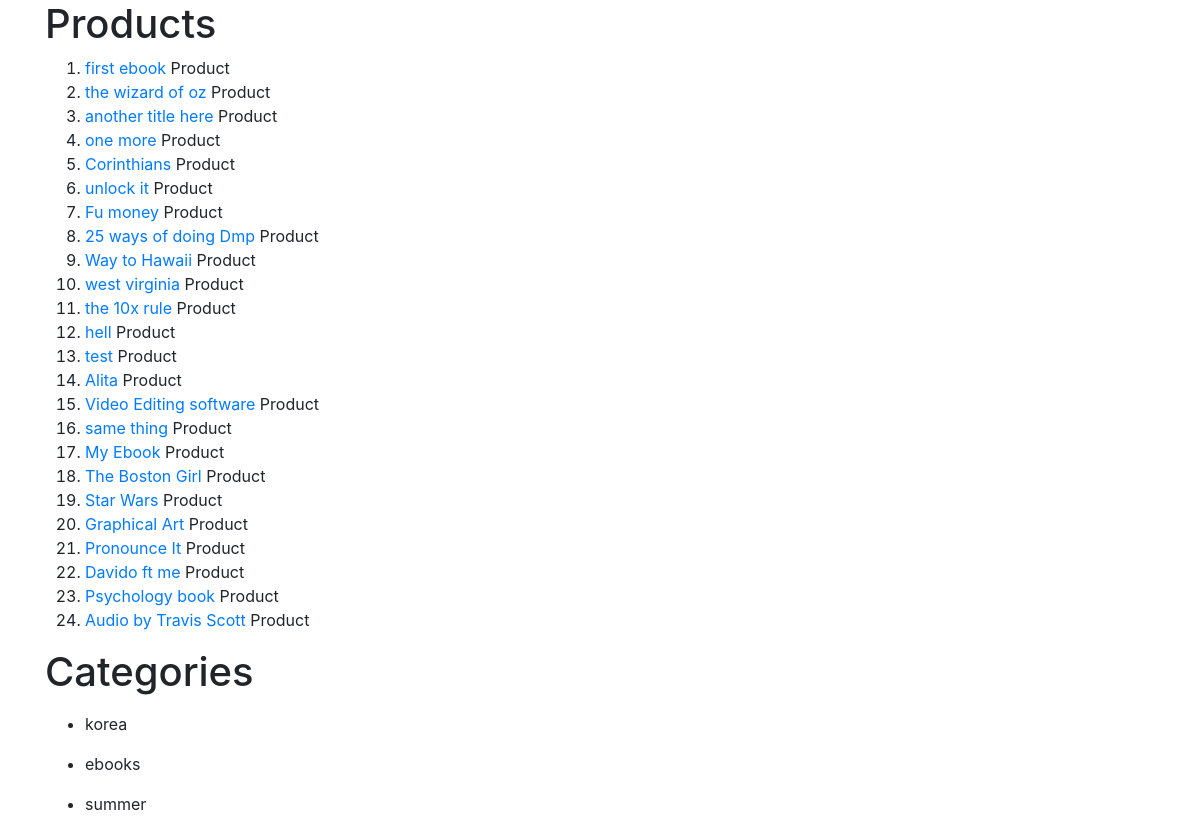
The app's page /products/search/ with its own data.
### products/models.py (models this page shows, shortened)
class Product(models.Model):
    seller = models.ForeignKey(SellerAccount,on_delete=models.CASCADE)
    name = models.CharField(max_length=120)
    description = models.CharField(max_length=500,null=True,blank=True)
    download = models.FileField(upload_to=download_loc,storage=FileSystemStorage(location=protected_loc),null=True,blank=True)
    price = models.DecimalField(max_digits=60,decimal_places=2)
    sale_price = models.DecimalField(max_digits=60,decimal_places=2,null=True,blank=True)
    slug= models.SlugField()
    timestamp = models.DateTimeField(auto_now_add=True,auto_now=False)
    updated = models.DateTimeField(auto_now_add=False,auto_now=True)
    active = models.BooleanField(default=True)
    def __str__(self):
        return self.name
    def get_absolute_url(self,):
        return reverse('products:single_product',args=[self.slug])

class Category(models.Model):
    product = models.ManyToManyField(Product)
    title = models.CharField(max_length=120)
    description = models.CharField(max_length=500)
    slug = models.SlugField()
    timestamp = models.DateTimeField(auto_now_add=True,auto_now=False)
    updated = models.DateTimeField(auto_now_add=False,auto_now=True)
    def __str__(self):
        return str(self.title)
    class Meta:
        verbose_name = "Category"
        verbose_name_plural = "Categories"

### products/views.py (the view)
def search(request):
    try:
        q = request.GET.get('q', '')
    except:
        q = False
    if q:
        query = q
    else :
        query = None
    product_queryset = Product.objects.filter(
        Q(name__icontains=q)|
        Q(description__icontains=q)
    )
    category_queryset = Category.objects.filter(
        Q(title__icontains=q)|
        Q(description__icontains=q)
    )
    results = list(chain(product_queryset,category_queryset))
    context = {
        'query':query,
        'product_queryset':product_queryset,
        'category_queryset':category_queryset,
        'results':results,
    }
    return render(request,"products/search.html", context)

### products/templatetags/filename.py (called while the page is built)
@register.filter
def classname(value):
    return value.__class__.__name__

### products/templates/products/search.html (shortened to what this page needs)
{% extends "base.html" %}
{% load filename %}
{% block content %}
<h1>Products</h1>
<ol>
{% for item in results %}
  {% if item|classname == "Product" %}
  <li>
  <a href="{{ item.get_absolute_url }}">{{ item }}</a> Product
</li>{% endif %}
{% empty %}
    <li>No Products yet.</li>
{% endfor %}
</ol>
<h1>Categories</h1>
{% for item in results %}
<ul>
  {% if item|classname == 'Category' %}
  <li>
    {{ item }}
  </li>
  {% endif %}
</ul>
{% empty %}
    <li>No Category yet.</li>
{% endfor %}
{% endblock %}

### records on screen
Product: name "first ebook"
Product: name "the wizard of oz"
Product: name "another title here"
Product: name "one more"
Product: name "Corinthians"
Product: name "unlock it"
Product: name "Fu money"
Product: name "25 ways of doing Dmp"
Product: name "Way to Hawaii"
Product: name "west virginia"
Product: name "the 10x rule"
Product: name "hell"
Product: name "test"
Product: name "Alita"
Product: name "Video Editing software"
Product: name "same thing"
Product: name "My Ebook"
Product: name "The Boston Girl"
Product: name "Star Wars"
Product: name "Graphical Art"
Product: name "Pronounce It"
Product: name "Davido ft me"
Product: name "Psychology book"
Product: name "Audio by Travis Scott"
Category: title "korea"
Category: title "ebooks"
Category: title "summer"
